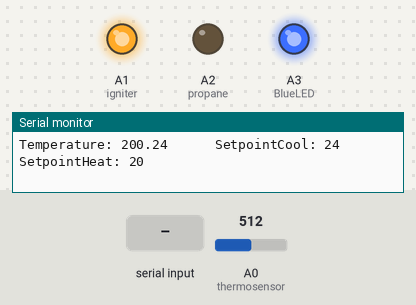
This sketch was run on a simulated Arduino Uno, built with avr-gcc and run on an emulated ATmega328P. Parts: output pins drawn as LEDs (lit = HIGH), the last lines printed to the serial monitor. The inputs (shaded band) are chosen by the test bench; at power-on: A0 (thermosensor) = 512.

Above: at 1.2 s.
1.3 s: A0 (thermosensor) set to 160
13.2 s: A0 (thermosensor) set to 135
At 18.7 s:
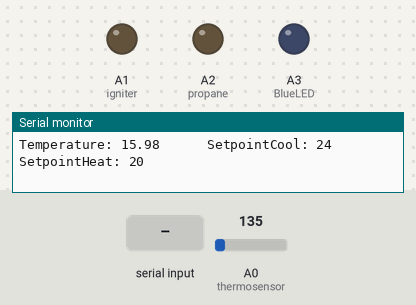
19.5 s: "90,45\n" received over Serial
At 26.0 s:
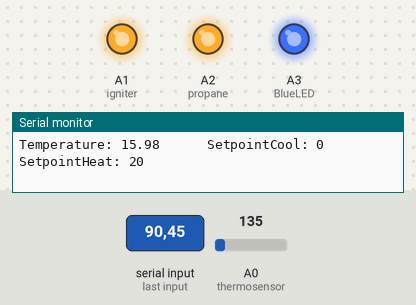
Timing chart, 0 to 34.0 s (numbered marks = the images above; inputs shaded):
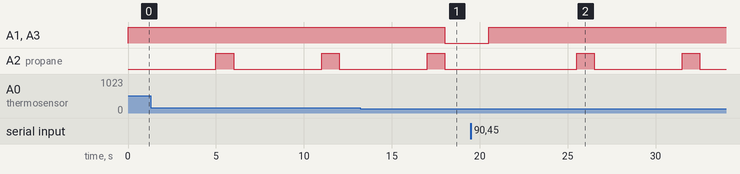

Measured:
- the behaviour switches between 152 and 151 on A0 (thermosensor) (found by bisection; images 0 and 1)
- after the input at 13.2 s, A1 (igniter), A3 (BlueLED): HIGH → LOW after 4.8 s
- after the input at 19.5 s, A1 (igniter), A3 (BlueLED): LOW → HIGH after 1.0 s; A2 (propane): alternates HIGH for 1.0 s and LOW for 5.0 s, starting after 6.0 s
- by itself, A2 (propane): alternates HIGH for 1.0 s and LOW for 5.0 s

The sketch:

Fire_cooling__safe.ino
```cpp
/*
  This code turns on the fire when you heat up the thermistor.
  It also turns on LEDs for disgnostics.

*/


int igniter = A1;
int propane = A2;
int BlueLED = A3;
int RedLED = A4;
int thermosensor = A0;
int SetpointCool = 24;
int SetpointHeat = 20;

// the setup routine runs once when you press reset:
void setup() {
  // initialize the digital pin as an output.
  Serial.begin(115200);

  pinMode(igniter, OUTPUT);
  pinMode(propane, OUTPUT);
  pinMode(BlueLED, OUTPUT);
}


void loop() {
  //read serial for setpoint change:
   if (Serial.available()) {
        /* read the most recent byte */
        SetpointCool = Serial.parseInt();
       }
  //done reading for setpoint change


    //read & print temperature:
    // read the input on analog pin 0:
    int sensorValue = analogRead(thermosensor);
    // Convert the analog reading (which goes from 0 - 1023) to a voltage (0 - 5V):
    float voltage = sensorValue * (5.0 / 1023.0);
    float temperatureC = (voltage - 0.5) * 100 ;  //converting from 10 mv per degree wit 500 mV offset

    // print out the value you read:
    Serial.print("Temperature: ");  Serial.print(temperatureC);
    Serial.print("      SetpointCool: ");  Serial.print(SetpointCool);
    Serial.print("      SetpointHeat: ");  Serial.print(SetpointHeat);
    Serial.print('\n');
    //done reading & displaying temperature


    //set fire if it's warm,
    //light up red LED for heating & blue LED for cooling:
    if(temperatureC > SetpointCool) {
           digitalWrite(BlueLED, HIGH);   // turn the blue LED on
           digitalWrite(RedLED, LOW);
           digitalWrite(igniter, HIGH);    // turn on igniter
           delay(5000);                     // wait for igniter to heat up
           digitalWrite(propane, HIGH);    // turn on propane
           delay(1000);                    //blow fire for a second before resetting

         }
       else {
              if(temperatureC < SetpointHeat) {
                     digitalWrite(RedLED, HIGH);   // turn the red LED on
                     digitalWrite(BlueLED, LOW);
                    }
                else {
                       digitalWrite(RedLED, LOW);
                       digitalWrite(BlueLED, LOW);
                      }
           }


    //Turn off fire
       digitalWrite(igniter, LOW);  // turn off igniter
       digitalWrite(propane, LOW);  //turn off propane


  //delay(100);               // wait for a tad
}
```
